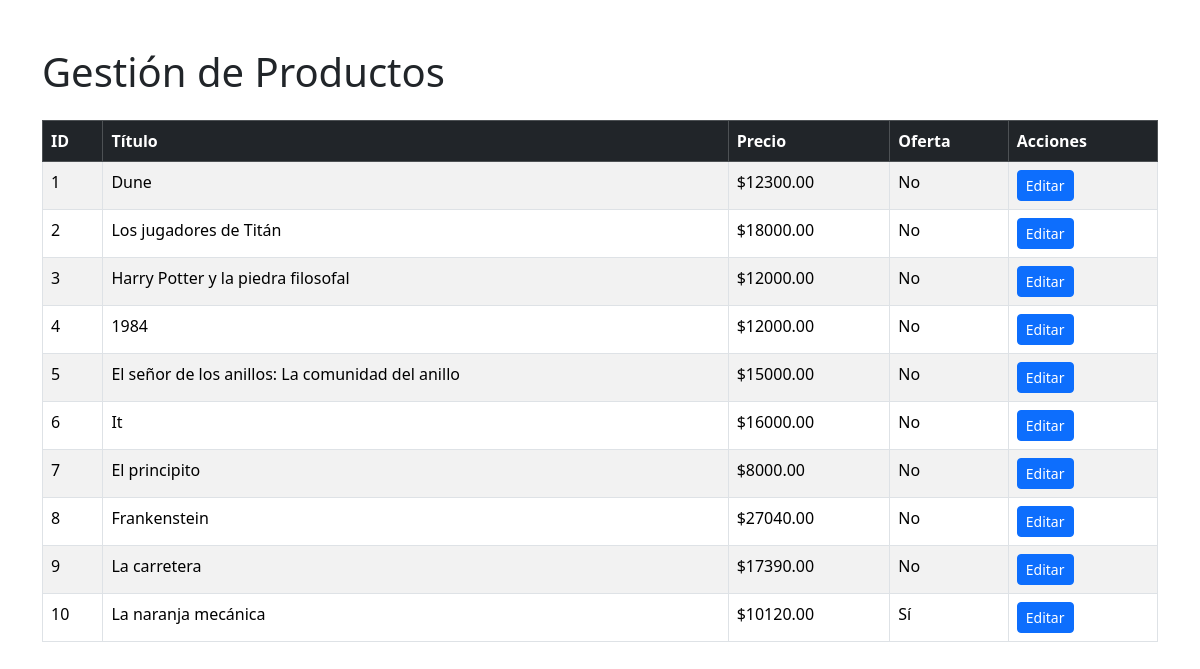
The page /admin-panel/productos/ (signed in) on the database as committed earlier.
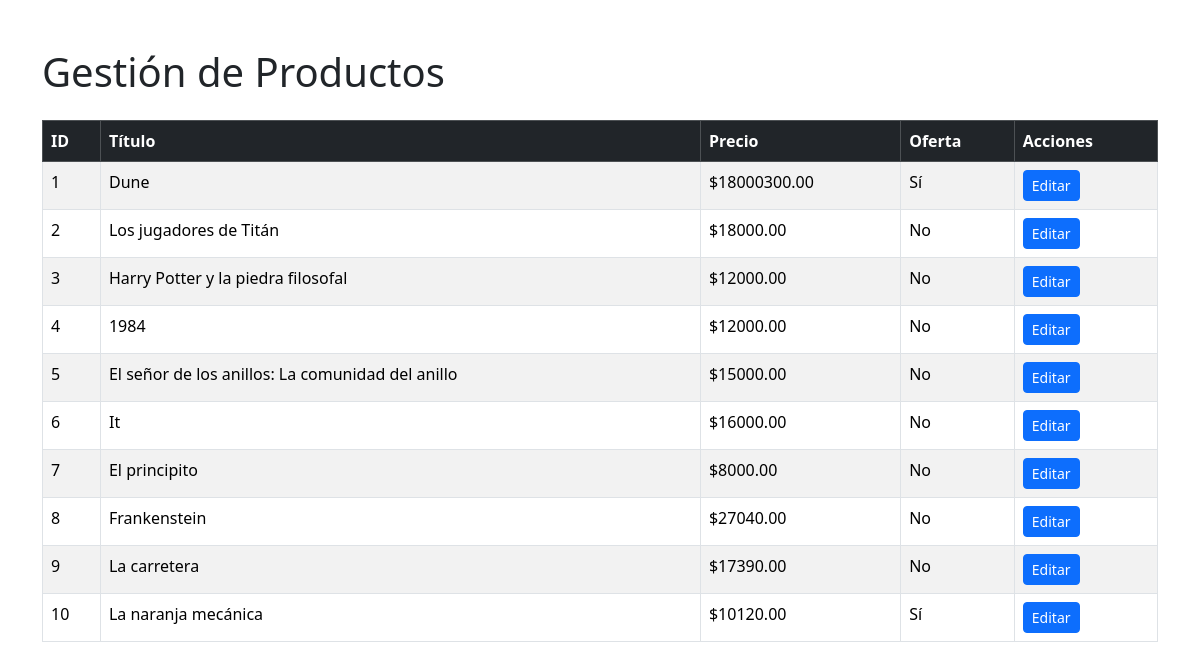
The same page on the database as committed later.
### tienda/models.py (models this page shows, shortened)
class Libro(models.Model):
    titulo = models.CharField(max_length=255)
    autor = models.CharField(max_length=255)
    editorial = models.CharField(max_length=255, blank=True, null=True)
    precio = models.DecimalField(max_digits=10, decimal_places=2)
    stock = models.PositiveIntegerField()
    descripcion = models.TextField(blank=True)
    imagen = models.ImageField(upload_to='libros/', blank=True, null=True)
    fecha_publicacion = models.DateField(blank=True, null=True)
    oferta = models.BooleanField(default=False)
    precio_oferta = models.DecimalField(max_digits=10, decimal_places=2, blank=True, null=True)

### tienda/views.py (the view)
# urls.py: path('admin-panel/productos/', admin_productos, name='admin_productos'),
@login_required
@user_passes_test(lambda u: u.is_staff)
def admin_productos(request):
    libros = Libro.objects.all()
    return render(request, 'cuenta/admin_productos.html', {'libros': libros})

### tienda/context_processors.py (called while the page is built)
def total_items_carrito(request):
    carrito = request.session.get('carrito', {})
    total_items = sum(item['cantidad'] for item in carrito.values())
    return {'total_items_carrito': total_items}

### tienda/templates/cuenta/admin_productos.html (shortened to what this page needs)
{% load static %}
<!DOCTYPE html>
<html lang="es">
<head>
    <link href="https://cdn.jsdelivr.net/npm/bootstrap@5.3.3/dist/css/bootstrap.min.css" rel="stylesheet">
</head>
<body>
    <div class="container mt-5">
        <h1 class="mb-4">Gestión de Productos</h1>
        <table class="table table-bordered table-striped">
            <thead class="table-dark">
                <tr>
                    <th>ID</th>
                    <th>Título</th>
                    <th>Precio</th>
                    <th>Oferta</th>
                    <th>Acciones</th>
                </tr>
            </thead>
            <tbody>
                {% for libro in libros %}
                    <tr>
                        <td>{{ libro.id }}</td>
                        <td>{{ libro.titulo }}</td>
                        <td>${{ libro.precio }}</td>
                        <td>{{ libro.oferta|yesno:"Sí,No" }}</td>
                        <td>
                            <a href="{% url 'editar_producto' libro.id %}" class="btn btn-sm btn-primary">Editar</a>
                        </td>
                    </tr>
                {% endfor %}
            </tbody>
        </table>
    </div>
</body>
</html>

Rows that differ between the two databases and show on the page:
changed Libro "Dune": precio "12300.00" → "18000300.00"; oferta "No" → "Sí"
